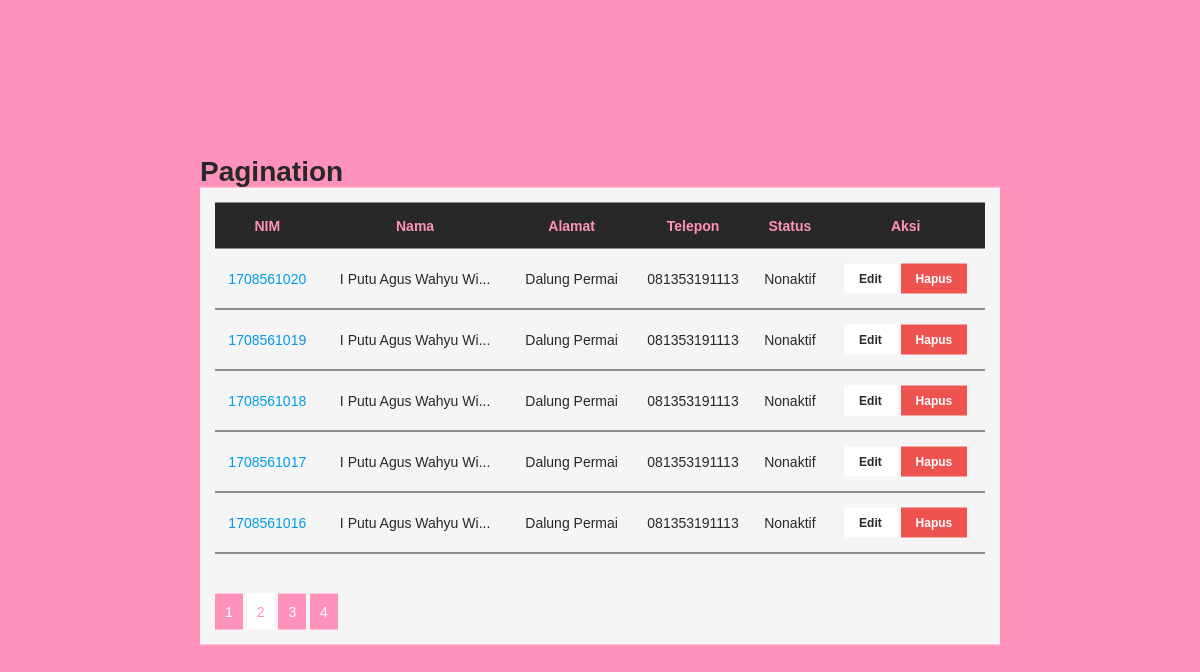
Screenshot of /?page=2 with the database file from the repository.
### tables this page shows
CREATE TABLE `mahasiswa` (
  `nim` int(11) unsigned NOT NULL AUTO_INCREMENT,
  `nama` varchar(255) NOT NULL DEFAULT '',
  `alamat` text NOT NULL,
  `no_telp` varchar(15) NOT NULL DEFAULT '',
  `status` enum('aktif','nonaktif') NOT NULL,
  PRIMARY KEY (`nim`)
);

### includes/get.php (the view, shortened to what this page needs)
<div class="container middle-align">
    <h1>Pagination</h1>
    <div class="box">
        <div class="table-responsive">
            <table class="table">
                <tr>
                    <th>NIM</th>
                    <th>Nama</th>
                    <th>Alamat</th>
                    <th>Telepon</th>
                    <th>Status</th>
                    <th>Aksi</th>
                </tr>
                <?php
                try {
                    $limit = 5;
                    $offset = empty(get('page')) ? 0 : abs((int) get('page')) * $limit;
                    $sql    = "SELECT * FROM mahasiswa";
                    $prep     = $db->prepare($sql);
                    $prep->execute();
                    $max = $prep->rowCount();
                    $jmlPage = ceil($max / $limit);
                    $sql    = "SELECT * FROM mahasiswa ORDER BY nim DESC LIMIT " . $offset . "," . $limit;
                    $prep2 = $db->prepare($sql);
                    $prep2->execute();
                    $data    = $prep2->fetchAll(PDO::FETCH_OBJ);
                } catch (PDOException $e) {
                    die("Error : " . $e->getMessage());
                }
                if ($prep2->rowCount()) {
                    foreach ($data as $item) {
                ?>
                        <tr>
                            <td><a href="index.php?p=show&nim=<?php echo $item->nim ?>"><?php echo e($item->nim) ?></a></td>
                            <td title="<?php echo $item->nama ?>"><?php echo strlen($item->nama) > 20 ? substr($item->nama, 0, 20) . "..." : e($item->nama)   ?></td>
                            <td title="<?php echo $item->alamat ?>"><?php echo strlen($item->alamat) > 20 ? substr($item->alamat, 0, 20) . "..." : e($item->alamat)  ?></td>
                            <td><?php echo e($item->no_telp) ?></td>
                            <td><?php echo e(ucfirst($item->status)) ?></td>
                            <td>
                                <a href="index.php?p=edit&nim=<?php echo $item->nim ?>" class="btn">Edit</a>
                                <form action="index.php?p=destroy" method="post" style="display: inline-block;">
                                    <button type="submit" class="btn btn-danger">Hapus</button>
                                </form>
                            </td>
                        </tr>
                    <?php
                    }
                } else {
                    ?>
                    <tr>
                        <td colspan="7"><strong>tidak ada data</strong></td>
                    </tr>
                <?php
                }
                ?>
            </table>
        </div>
        <ul class="menu">
            <?php
                $currentPage = empty(get('page')) ? 0 : abs((int) get('page'));
                for ($i = 1; $i < $jmlPage; $i++) {
            ?>
                <li><a <?php echo $currentPage === $i ? 'class="active"' : '' ?> href="?page=<?php echo $i ?>"><?php echo $i ?></a></li>
            <?php } ?>
        </ul>
    </div>
</div>

### functions.php (shortened to what this page needs)
<?php
if(!function_exists('e')){
	function e($var){
		echo htmlentities($var);
	}
}
if(!function_exists('get')){
	function get($var){
		return isset($_GET[$var]) ? $_GET[$var] : null;
	}
}

### css/main.css (style rules this page uses)
* { padding: 0px; margin: 0px; box-sizing: border-box; }
body { font-family: "Arial"; font-size: 14px; background-color: #ff92ba; color: #282828; }
.container { margin: 0 auto; width: 800px; position: relative; }
.middle-align { position: absolute; top: 50%; left: 50%; transform: translate(-50%, -50%); }
.box { background-color: #f5f5f5; padding: 15px; }
.table { border-collapse: collapse; width: 100%; }
.table th { color: #ff92ba; background-color: #282828; padding: 15px 0; }
.table td { padding: 15px 5px; border-bottom: 1px solid #282828; text-align: center; }
.btn { display: inline-block; padding: 8px 15px; border: none; background-color: transparent; color: #282828; background-color: #ffffff; text-decoration: none; font-weight: bold; position: relative; font-size: 12px; }
.btn::after { content: " "; position: absolute; width: 100%; left: 0; top: 0; bottom: 0; }
.btn-danger { background-color: #ef5350; color: #ffffff; }
a { color: #039be5; text-decoration: none; }
.menu { list-style: none; margin-top: 40px; }
.menu li { display: inline-block; margin: 0; padding: 0; }
.menu li a { display: inline-block; padding: 10px; background-color: #ff92ba; color: #ffffff; }
.menu li a.active { color: #ff92ba; background-color: #ffffff; }

### rows the page displays
mahasiswa: nim "1708561020 Dalung Permai 081353191113 Nonaktif", nama "I Putu Agus Wahyu Wi"
mahasiswa: nim "1708561019 Dalung Permai 081353191113 Nonaktif", nama "I Putu Agus Wahyu Wi"
mahasiswa: nim "1708561018 Dalung Permai 081353191113 Nonaktif", nama "I Putu Agus Wahyu Wi"
mahasiswa: nim "1708561017 Dalung Permai 081353191113 Nonaktif", nama "I Putu Agus Wahyu Wi"
mahasiswa: nim "1708561016 Dalung Permai 081353191113 Nonaktif", nama "I Putu Agus Wahyu Wi"
